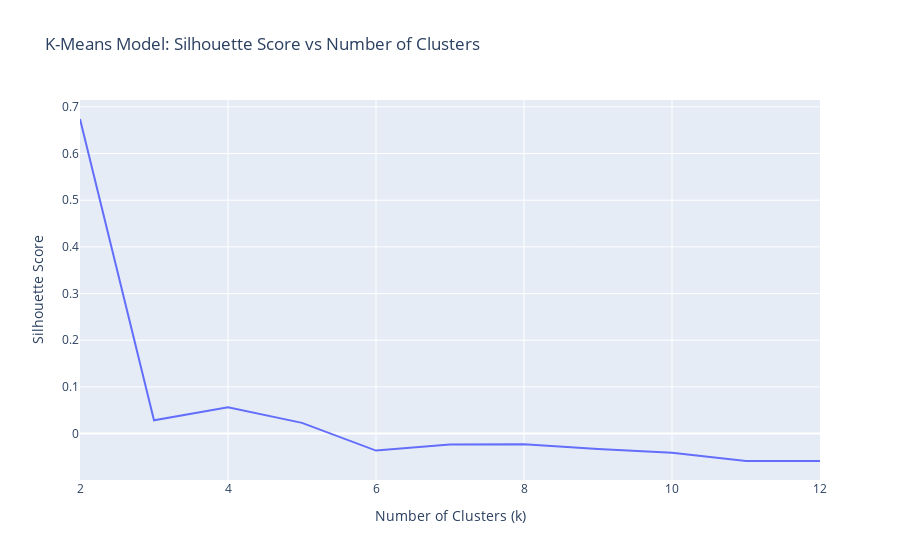

Write notebook code for a chart like this one.
### Markdown cell above
Use plotly express to create a line plot that shows the values of silhouette_scores as a function of n_clusters. Be sure to label your x-axis "Number of Clusters", your y-axis "Silhouette Score", and use the title "K-Means Model: Silhouette Score vs Number of Clusters".

### Code cell
# Create a line plot of `silhouette_scores` vs `n_clusters`
fig = px.line(
    x=n_clusters, y=silhouette_scores, title="K-Means Model: Silhouette Score vs Number of Clusters"
)

fig.update_layout(xaxis_title="Number of Clusters (k)", yaxis_title="Silhouette Score")

fig.show()

### Figure 1 — Plotly figure (JSON) as saved in the notebook; plotly's stock layout.template omitted (floating-point values rounded to 4 significant figures)
{"data": [{"hovertemplate": "x=%{x}<br>y=%{y}<extra></extra>", "legendgroup": "", "line": {"color": "#636efa", "dash": "solid"}, "marker": {"symbol": "circle"}, "mode": "lines", "name": "", "orientation": "v", "showlegend": false, "type": "scatter", "x": [2, 3, 4, 5, 6, 7, 8, 9, 10, 11, 12], "xaxis": "x", "y": [0.6739, 0.02834, 0.05662, 0.02292, -0.03641, -0.02363, -0.02285, -0.03289, -0.04084, -0.05875, -0.05855], "yaxis": "y"}], "layout": {"legend": {"tracegroupgap": 0}, "title": {"text": "K-Means Model: Silhouette Score vs Number of Clusters"}, "xaxis": {"anchor": "y", "domain": [0, 1], "title": {"text": "Number of Clusters (k)"}}, "yaxis": {"anchor": "x", "domain": [0, 1], "title": {"text": "Silhouette Score"}}}}
